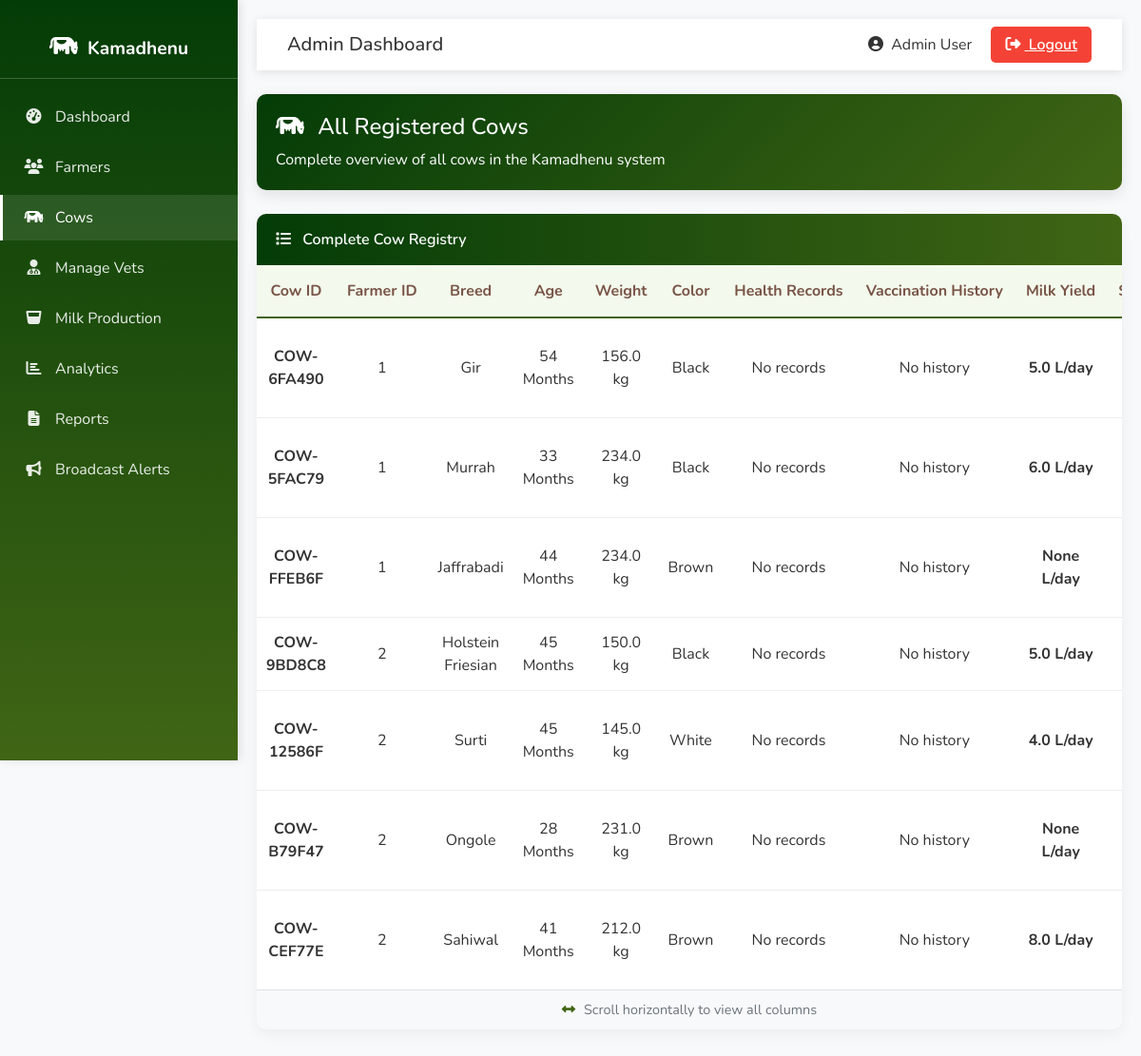
Page /admin/cows (signed in) on the committed database.
### tables this page shows
CREATE TABLE cows (
            cow_id TEXT PRIMARY KEY,
            farmer_id INTEGER,
            cattle_type TEXT NOT NULL,
            breed TEXT,
            date_of_birth DATE,  -- NEW: Date of birth
            age INTEGER,
            weight REAL,
            color TEXT,
            health_records TEXT,
            vaccination_history TEXT,
            milk_yield REAL,
            special_notes TEXT,
            photo TEXT,
            muzzle_id TEXT,
            muzzle_photo TEXT,
            father_id TEXT,
            mother_id TEXT,
            insurance_by TEXT,  -- NEW: Insurance company name
            insurance_policy_number TEXT,  -- NEW: Policy number
            insurance_valid_upto DATE,  -- NEW: Insurance expiry date
            created_at TIMESTAMP DEFAULT CURRENT_TIMESTAMP,
            FOREIGN KEY (farmer_id) REFERENCES farmers(farmer_id),
            FOREIGN KEY (father_id) REFERENCES cows(cow_id),
            FOREIGN KEY (mother_id) REFERENCES cows(cow_id)
        );

### app.py (the view)
@app.route('/admin/cows')
def admin_cows():
    if "admin" not in session:
        return redirect(url_for("admin_login"))
    conn = get_db()
    cursor = conn.cursor()
    cursor.execute("SELECT cow_id, breed, age, weight, color, health_records, vaccination_history, milk_yield, special_notes, farmer_id, photo,created_at FROM cows")
    cows = cursor.fetchall()
    conn.close()
    return render_template('admin_cows.html', cows=cows)

### app.py (called while the page is built)
def get_db():
    conn = sqlite3.connect(DB_NAME)
    conn.row_factory = sqlite3.Row
    return conn

@app.context_processor
def inject_lang():
    return {'current_lang': session.get('language', 'en')}

### templates/admin_cows.html (shortened to what this page needs)
<!DOCTYPE html>
<html lang="en">
<head>
    <link rel="stylesheet" href="https://cdn.jsdelivr.net/npm/bootstrap@5.3.0/dist/css/bootstrap.min.css">
    <link rel="stylesheet" href="https://cdnjs.cloudflare.com/ajax/libs/font-awesome/6.4.0/css/all.min.css">
</head>
<body>
    <div class="sidebar">
        <div class="sidebar-brand">
            <i class="fas fa-cow"></i><span>Kamadhenu</span>
        </div>
        <ul class="sidebar-nav">
            <li><a href="{{ url_for('admin_dashboard') }}" ><i class="fas fa-tachometer-alt"></i><span>Dashboard</span></a></li>
            <li><a href="{{ url_for('admin_farmers') }}"><i class="fas fa-users"></i><span>Farmers</span></a></li>
            <li><a href="{{ url_for('admin_cows') }}" class="active"><i class="fas fa-cow"></i><span>Cows</span></a></li>
            <li><a href="{{ url_for('manage_vets') }}"><i class="fas fa-user-md"></i><span>Manage Vets</span></a></li>
            <li><a href="{{ url_for('admin_milk_production') }}"><i class="fas fa-glass-whiskey"></i><span>Milk Production</span></a></li>
            <li><a href="{{ url_for('admin_analytics') }}"><i class="fas fa-chart-bar"></i><span>Analytics</span></a></li>
            <li><a href="{{ url_for('admin_reports') }}"><i class="fas fa-file-alt"></i><span>Reports</span></a></li>
             <li><a href="{{ url_for('admin_broadcast') }}"><i class="fas fa-bullhorn"></i><span>Broadcast Alerts</span></a></li>
        </ul>
    </div>
    <div class="main-content">
        <nav class="navbar navbar-expand-lg navbar-light">
            <div class="container-fluid">
                <h5 class="mb-0">Admin Dashboard</h5>
                <div>
                    <span class="me-3"><i class="fas fa-user-circle me-1"></i> Admin User</span>
                    <a href="{{ url_for('admin_logout') }}" class="btn-logout"><i class="fas fa-sign-out-alt me-1"></i> Logout</a>
                </div>
            </div>
        </nav>
        <div class="welcome-card">
            <h4><i class="fas fa-cow me-2"></i> All Registered Cows</h4>
            <p class="mb-0">Complete overview of all cows in the Kamadhenu system</p>
        </div>
        <div class="table-container">
            <div class="table-header">
                <i class="fas fa-list me-2"></i> Complete Cow Registry
            </div>
            <div style="overflow-x: auto;">
                <table class="cows-table">
                    <thead>
                        <tr>
                            <th>Cow ID</th>
                            <th>Farmer ID</th>
                            <th>Breed</th>
                            <th>Age</th>
                            <th>Weight</th>
                            <th>Color</th>
                            <th>Health Records</th>
                            <th>Vaccination History</th>
                            <th>Milk Yield</th>
                            <th>Special Notes</th>
                        </tr>
                    </thead>
                    <tbody>
                        {% for cow in cows %}
                        <tr>
                            <td><strong>{{ cow['cow_id'] }}</strong></td>
                            <td>{{ cow['farmer_id'] }}</td>
                            <td>{{ cow['breed'] }}</td>
                            <td>{{ cow['age'] }} Months</td>
                            <td>{{ cow['weight'] }} kg</td>
                            <td>{{ cow['color'] }}</td>
                            <td>{{ cow['health_records'] or 'No records' }}</td>
                            <td>{{ cow['vaccination_history'] or 'No history' }}</td>
                            <td><strong>{{ cow['milk_yield'] }} L/day</strong></td>
                            <td>{{ cow['special_notes'] or 'None' }}</td>
                        </tr>
                        {% endfor %}
                    </tbody>
                </table>
            </div>
            <div class="scroll-info">
                <i class="fas fa-arrows-alt-h"></i> Scroll horizontally to view all columns
            </div>
        </div>
    </div>
</body>
</html>

### templates/admin_cows.html (style rules this page uses)
:root { --primary-green: #043c07; --light-green: #0e5510; --pastoral-green: #406515; --cream: #fff9e6; --brown: #795548; --light-brown: #a98274; }
body { font-family: 'Nunito', sans-serif; background-color: #f8f9fa; color: #333; margin: 0; padding: 0; }
.sidebar { background: linear-gradient(to bottom, var(--primary-green), var(--pastoral-green)); color: white; height: 100vh; position: fixed; top: 0; left: 0; width: 250px; padding-top: 20px; box-shadow: 3px 0 10px rgba(0, 0, 0, 0.1); z-index: 1000; }
.sidebar-brand { padding: 1rem 1.5rem; font-size: 1.2rem; font-weight: 700; text-align: center; border-bottom: 1px solid rgba(255, 255, 255, 0.2); margin-bottom: 1rem; }
.sidebar-brand i { font-size: 1.5rem; margin-right: 10px; }
.sidebar-nav { list-style: none; padding: 0; margin: 0; }
.sidebar-nav li { margin-bottom: 5px; }
.sidebar-nav a { color: rgba(255, 255, 255, 0.9); text-decoration: none; padding: 12px 20px; display: block; transition: all 0.3s; border-left: 3px solid transparent; }
.sidebar-nav a:hover, .sidebar-nav a.active { background-color: rgba(255, 255, 255, 0.1); color: white; border-left: 3px solid white; }
.sidebar-nav i { width: 25px; text-align: center; margin-right: 10px; }
.main-content { margin-left: 250px; padding: 20px; }
.navbar { background-color: white; box-shadow: 0 2px 10px rgba(0, 0, 0, 0.1); padding: 15px 20px; margin-bottom: 25px; }
.welcome-card { background: linear-gradient(135deg, var(--primary-green), var(--pastoral-green)); color: white; border-radius: 10px; padding: 20px; margin-bottom: 25px; box-shadow: 0 5px 15px rgba(0, 0, 0, 0.1); }
.table-container { background: white; border-radius: 10px; box-shadow: 0 5px 15px rgba(0, 0, 0, 0.05); overflow: hidden; margin-bottom: 20px; }
.table-header { background: linear-gradient(to right, var(--primary-green), var(--pastoral-green)); color: white; padding: 15px 20px; font-weight: 600; }
.cows-table { width: 100%; border-collapse: collapse; min-width: 1200px; }
.cows-table th { background-color: rgba(139, 195, 74, 0.1); color: var(--brown); font-weight: 700; padding: 15px 12px; text-align: center; border-bottom: 2px solid var(--pastoral-green); white-space: nowrap; }
.cows-table td { padding: 12px 10px; border-bottom: 1px solid #eee; text-align: center; vertical-align: middle; }
.cows-table tr:last-child td { border-bottom: none; }
.btn-logout { background-color: #f44336; border: none; color: white; padding: 8px 15px; border-radius: 5px; font-weight: 600; transition: all 0.3s; }
.scroll-info { background-color: #f8f9fa; padding: 10px 15px; border-top: 1px solid #dee2e6; font-size: 0.9rem; color: #6c757d; text-align: center; }
.scroll-info i { margin-right: 5px; color: var(--pastoral-green); }
body { top: 0 !important; }
body { top: 0px !important; position: static !important; }

### rows in the picture
cows: cow_id "COW-6FA490", farmer_id "1", breed "Gir", age "54", weight "156.0", color "Black", health_records "No records", vaccination_history "No history", milk_yield "5.0"
cows: cow_id "COW-5FAC79", farmer_id "1", breed "Murrah", age "33", weight "234.0", color "Black", cow "No records", cow "No history", milk_yield "6.0"
cows: cow_id "COW-FFEB6F", farmer_id "1", breed "Jaffrabadi", age "44", weight "234.0", color "Brown", health_records "No records", vaccination_history "No history", milk_yield "None"
cows: cow_id "COW-9BD8C8", farmer_id "2", breed "Holstein Friesian", age "45", weight "150.0", color "Black", health_records "No records", vaccination_history "No history", milk_yield "5.0"
cows: cow_id "COW-12586F", farmer_id "2", breed "Surti", age "45", weight "145.0", color "White", health_records "No records", vaccination_history "No history", milk_yield "4.0"
cows: cow_id "COW-B79F47", farmer_id "2", breed "Ongole", age "28", weight "231.0", color "Brown", health_records "No records", vaccination_history "No history", milk_yield "None"
cows: cow_id "COW-CEF77E", farmer_id "2", breed "Sahiwal", age "41", weight "212.0", color "Brown", health_records "No records", vaccination_history "No history", milk_yield "8.0"
